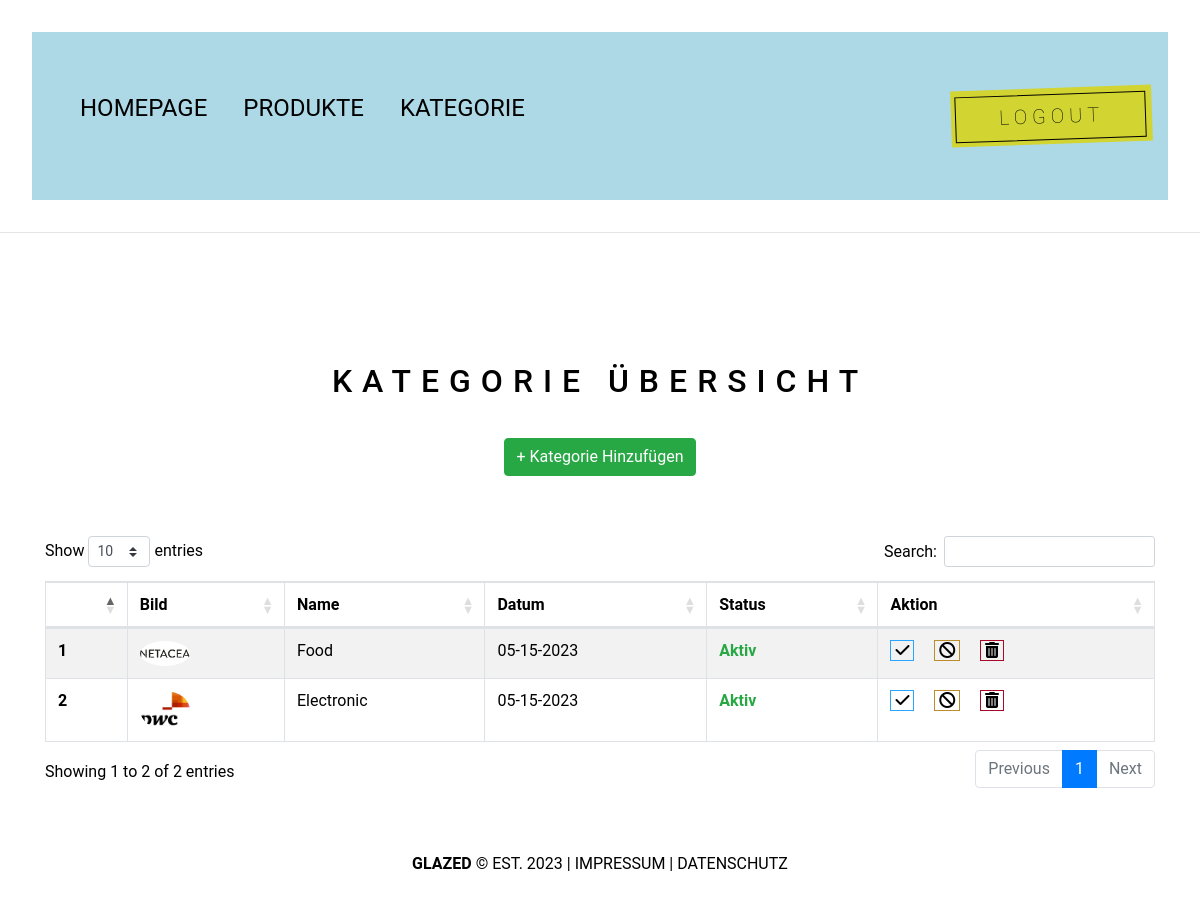
The app's page /BACKEND/root/admin/pages/view_category.php?status=true (signed in), older data.
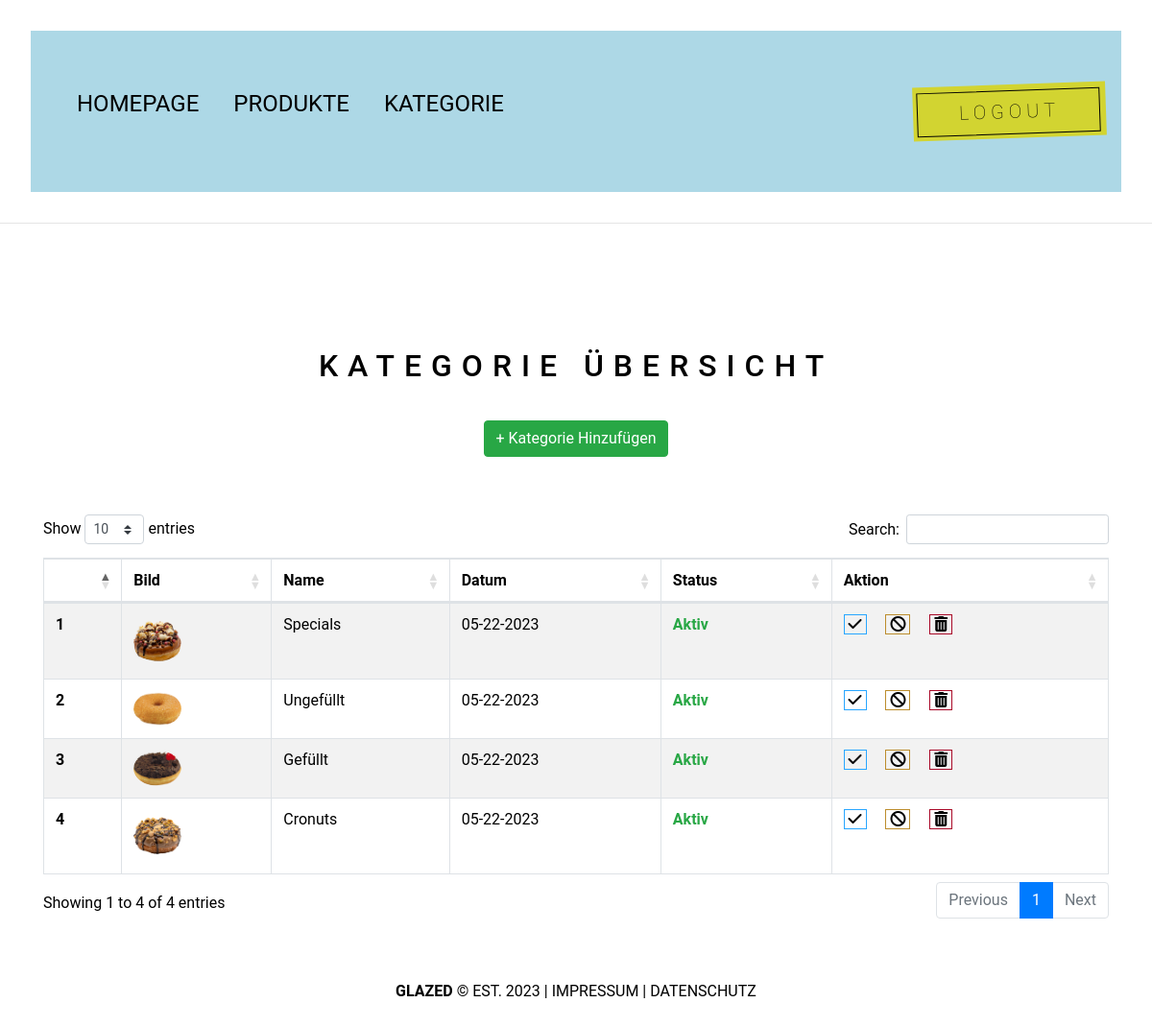
The same page, newer data.
### tables this page shows
CREATE TABLE `category` (
  `id` int(11) NOT NULL,
  `name` varchar(225) NOT NULL,
  `img` varchar(225) NOT NULL,
  `date` varchar(2225) NOT NULL,
  `status` varchar(225) NOT NULL
);

### BACKEND/root/admin/pages/view_category.php (the view, shortened to what this page needs)
<?php
include "functions.php";
include "header.php";
?>
<link rel="stylesheet" href="https://cdnjs.cloudflare.com/ajax/libs/twitter-bootstrap/4.5.2/css/bootstrap.css">
<link rel="stylesheet" href="https://cdn.datatables.net/1.13.4/css/dataTables.bootstrap4.min.css">
<h2 style="text-align:center;">KATEGORIE ÜBERSICHT</h2>
<div style="text-align: center; margin-bottom: 60px;">
    <a href="category.php" class="btn btn-success">+ Kategorie Hinzufügen</a>
</div>
<div class="container">
    <div class="row">
        <div class="col-12">
        <table id="example" class="table table-striped table-bordered" style="width:100%">
        <thead>
            <tr>
                <th></th>
                <th>Bild</th>
                <th>Name</th>
                <th>Datum</th>
                <th>Status</th>
                <th>Aktion</th>
            </tr>
        </thead>
        <tbody>
            <?php
                $sn = 1;
                $sql = "SELECT * FROM `category` ORDER BY `id` DESC";
                $result = $db_connect->query($sql);
                if ($result->num_rows > 0) {
                    while($row = $result->fetch_assoc()) {
                        $status = $row['status'];
                        if($status == "1"){
                            $status = "<b class='text-success'>Aktiv</b>";
                        }else{
                            $status = "<b class='text-danger'>Blockiert</b>";
                        }
                        echo '
                        <tr>
                                <th>'.$sn.'</th>
                                <td><img src="../../assets/img/category/'.$row['img'].'" style="width:50px;  border-radius:50%;"></td>
                                <td>'.$row['name'].'</td>
                                <td>'.$row['date'].'</td>
                                <td>'.$status.'</td>
                                <td>
                                    <a href="category_status.php?status=1&id='.$row['id'].'" style="border:solid 1px #28a6ff;">&nbsp;<i class="fa fa-check"></i>&nbsp;</a> &nbsp; &nbsp;
                                    <a href="category_status.php?status=0&id='.$row['id'].'" style="border:solid 1px #bc8d2d; color:#bc8d2d;">&nbsp;<i class="fa fa-ban"></i>&nbsp;</a> &nbsp; &nbsp;
                                    <a href="delete_category.php?id='.$row['id'].'&img='.$row['img'].'" style="border:solid 1px #a90928; color:#a90928;">&nbsp;<i class="fa fa-trash"></i>&nbsp;</a>
                                </td>
                        </tr>
                        ';
                    $sn++;}
                }
            ?>
        </tbody>
    </table>
        </div>
    </div>
</div>
<div class="text-center">
<?php
include "footer.php";
?></div>

### BACKEND/root/admin/pages/header.php (shortened to what this page needs)
<!DOCTYPE html>
<html lang="de">
<head>
    <link rel="stylesheet" href="../../../css/admin.css">
    <link rel="stylesheet" href="https://cdn.jsdelivr.net/npm/bootstrap@4.6.2/dist/css/bootstrap.min.css">
</head>
<body>
    <header>
        <nav id="header-nav">
            <ul class="nav-link">
                <li><a href="index.php" class="active">HOMEPAGE</a></li>
                <li><a href="product.php">PRODUKTE</a></li>
                <li><a href="view_category.php">KATEGORIE</a></li>
            </ul>
            <a href="logout.php"><button class="btn-nav" id="logout-btn">LOGOUT</button></a>
        </nav>
        <hr>
    </header>

### BACKEND/root/admin/pages/footer.php (shortened to what this page needs)
<footer>
        <div>
            <span>
                <strong>GLAZED</strong> &copy; EST. 2023
                <a href="#" target="_blank">| IMPRESSUM |</a>
                <a href="#" target="_blank">DATENSCHUTZ</a>
            </span>
		</div>
    </footer>
</body>
</html>

### BACKEND/css/admin.css (style rules this page uses)
* { margin: 0; padding: 0; box-sizing: border-box; line-height: normal; font-family: 'roboto'; color: var(--color-dark); }
:root { --color-hotpink: #e43da1ef; --color-white: #fff; --color-button: #d2d431; --color-black: #11101038; --color-dark: #000; }
html, body { width: 100vw; height: 100vh; scroll-behavior: smooth; font-family: 'roboto'; }
h2 { font-size: 3rem; font-weight: lighter; text-align: center; padding: 30px 20px; margin: 20px; letter-spacing: 10px; text-transform: uppercase; font-family: 'roboto'; }
ul li, span { list-style: none; }
a { text-decoration: none; }
header { height: 300px; }
.nav-link li { display: inline-block; padding: 0 1rem; font-size: 1.5rem; text-align: left; }
.nav-link li a { color: var(--color-dark); transition: all .3s ease 0s; text-decoration: none; }
#header-nav { display: flex; justify-content: space-between; align-items: center; margin: 2rem; padding: 1rem; background-color: lightblue; }
.btn-nav { margin: 40px auto; padding: 1rem 2rem; text-transform: uppercase; background-color: var(--color-button); border: none; color: #000000; display: flex; letter-spacing: 5px; font-size: 1rem; font-weight: lighter; justify-content: center; line-height: 2rem; position: relative; text-align: center; position: relative; cursor: pointer; transform: rotate(-2deg); user-select: none; -webkit-user-select: none; touch-action: manipulation; }
.btn-nav:after { content: ''; position: absolute; border: 1px solid #000000; bottom: 4px; left: 4px; width: calc(100% - 10px); height: calc(100% - 10px); text-decoration: none; }
@media (min-width: 768px) { .btn-nav { padding: .75rem 3rem; font-size: 1.25rem; } }
footer { display: flex; justify-content: center; padding: 2rem; margin: 2rem auto; align-items: center; width: 100%; max-width: 1400px; }
footer a { color: var(--color-dark); transition: all .3s ease 0s; }

Row changes from the older to the newer data that the page shows:
removed category: img (picture), name "Food", date "05-15-2023", status "Aktiv"
removed category: img (picture), name "Electronic", date "05-15-2023", status "Aktiv"
added category: img (picture), name "Specials", date "05-22-2023", status "Aktiv"
added category: img (picture), name "Ungefüllt", date "05-22-2023", status "Aktiv"
added category: img (picture), name "Gefüllt", date "05-22-2023", status "Aktiv"
added category: img (picture), name "Cronuts", date "05-22-2023", status "Aktiv"
Text that changed along with them:
text written by a page script: "Show entries Search: Showing 1 to 2 of 2 entries Previous 1 Next" → "Show entries Search: Showing 1 to 4 of 4 entries Previous 1 Next"
